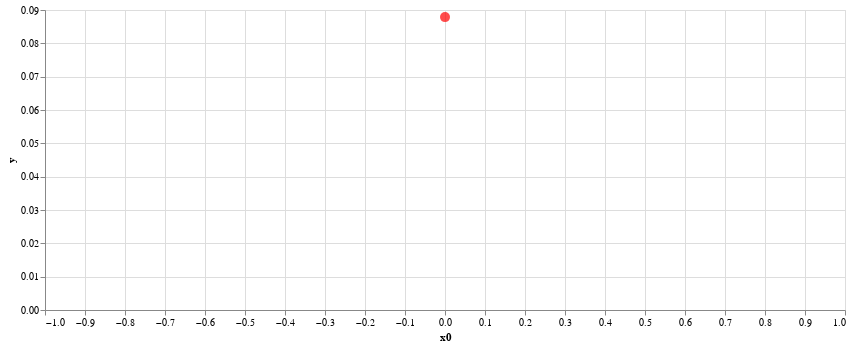

The cell this chart's notebook holds for it:
### Markdown cell above
### A function of one input
Now it is your turn.
You have to optimise a function of one input with domain `[-1, 1]`.
To start you off you already have one evaluation at the mid-point.

### Code cell
blackbox1 = bb.GPBlackBox(ndim=1)
blackbox1.plot_xy().properties(width=800, height=300)

### Figure 1 — Vega-Lite specification as saved in the notebook (floating-point values rounded to 4 significant figures)
{"config": {"view": {"continuousWidth": 400, "continuousHeight": 300}}, "data": {"name": "data-00bac80b251525d531471eea1cacc55f"}, "mark": {"type": "circle", "color": "red", "size": 100}, "encoding": {"x": {"type": "quantitative", "field": "x0", "scale": {"domain": [-1, 1]}}, "y": {"type": "quantitative", "field": "y"}}, "height": 300, "width": 800, "$schema": "https://vega.github.io/schema/vega-lite/v4.8.1.json", "datasets": {"data-00bac80b251525d531471eea1cacc55f": [{"x0": 0.0, "y": 0.08787}]}}
